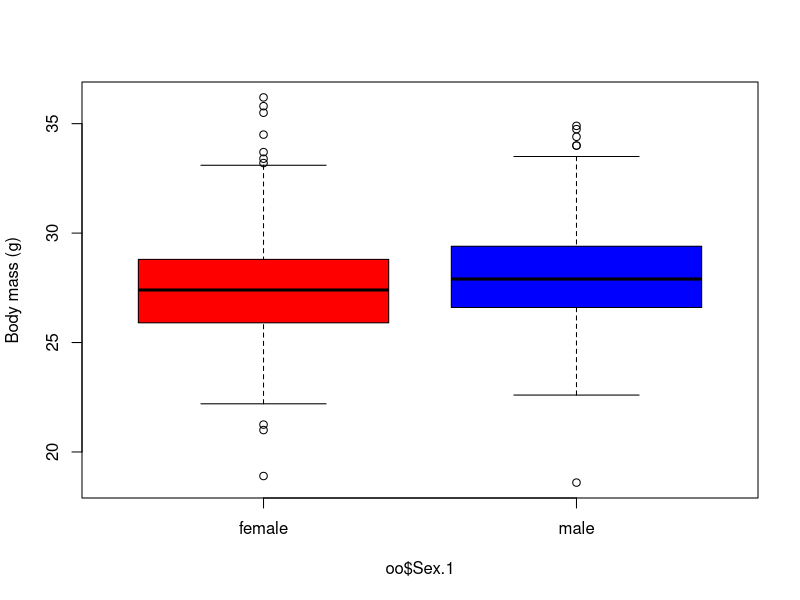
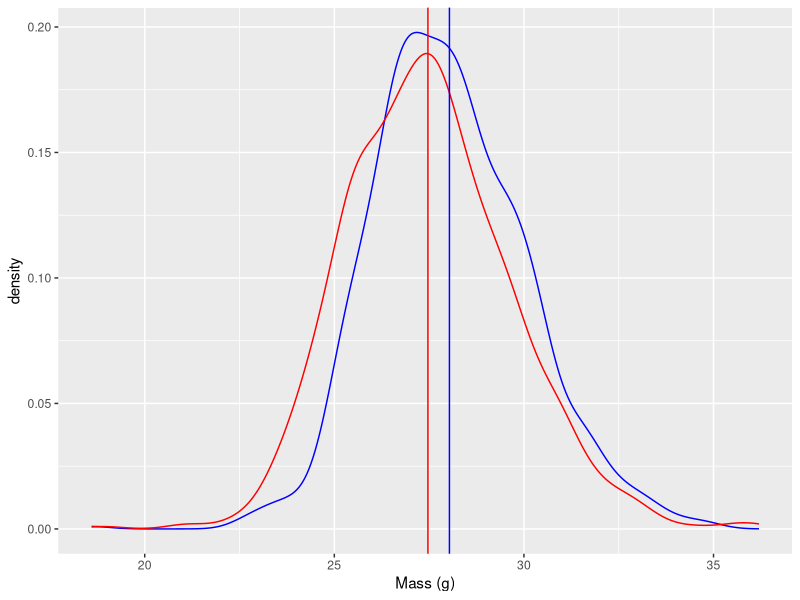
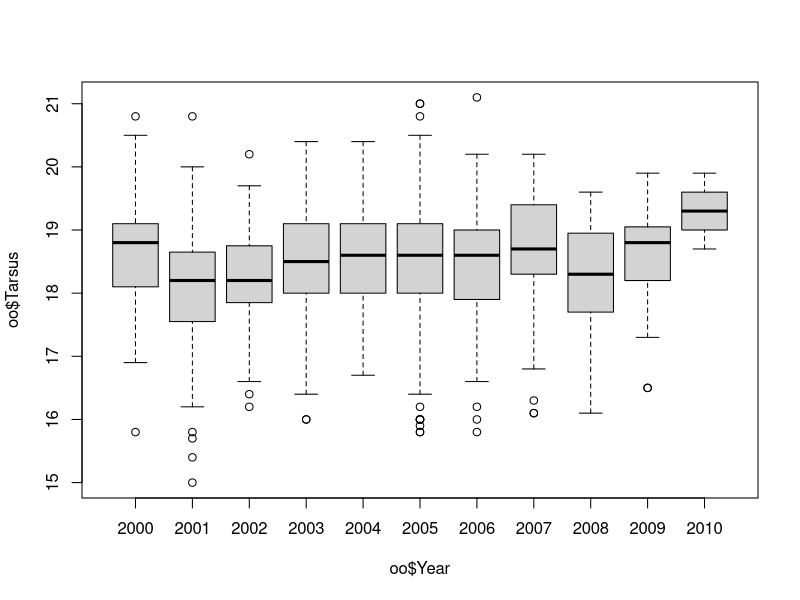
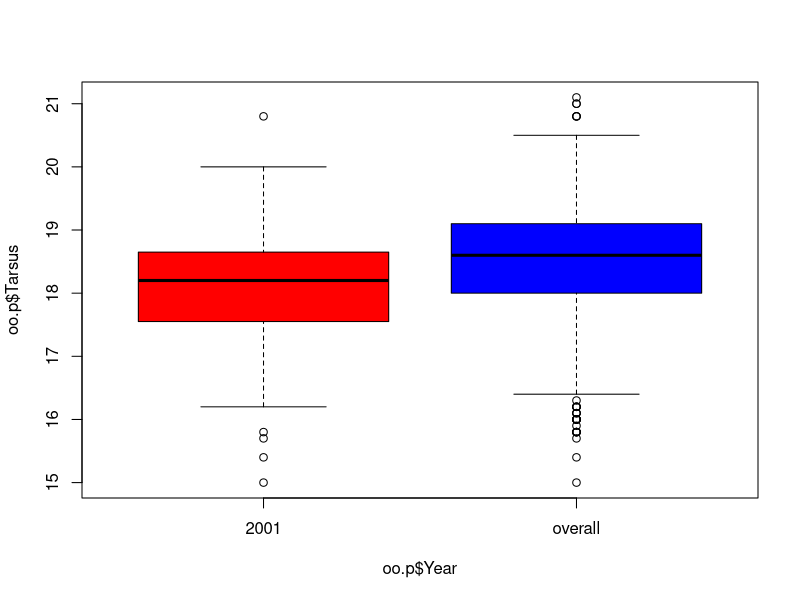

R code for these plots, in order:
#!/bin/env Rscript

# Author: PokMan Ho pok.ho19@imperial.ac.uk
# Script: StatsWithSparrows5.R
# Desc: minimal R function with two in-script tests
# Input: none -- run in R console line-by-line
# Output: R terminal output
# Arguments: 0
# Date: Oct 2019

oo<-read.table("../Data/SparrowSize.txt", sep = "\t", header = T)
o.0<-subset(oo, oo$Year==2001)
t.test(o.0$Tarsus,mu=mean(oo$Tarsus,na.rm = T),na.rm=T)
t.test(o.0$Tarsus~o.0$Sex.1,na.rm=T)
 
## HW
library(ggplot2)
boxplot(oo$Mass~oo$Sex.1, col=c("red","blue"), ylab = "Body mass (g)") ## always show description of data (i.e. plot) BEFORE doing any analyses
t.test(oo$Mass~oo$Sex.1)

ggplot()+xlab("Mass (g)")+
  geom_density(aes(x=na.omit(oo$Mass[which(oo$Sex.1=="male")])),colour="blue")+
  geom_density(aes(x=na.omit(oo$Mass[which(oo$Sex.1=="female")])),colour="red")+
  geom_vline(xintercept = mean(oo$Mass[which(oo$Sex.1=="male")],na.rm = T),colour="blue")+
  geom_vline(xintercept = mean(oo$Mass[which(oo$Sex.1=="female")],na.rm = T),colour="red")

d1<-as.data.frame(head(oo,50))
length(d1$Mass)
t.test(d1$Mass~d1$Sex.1)

t.test(o.0$Wing, mu=mean(oo$Wing,na.rm = T),na.rm=T)
t.test(o.0$Wing~o.0$Sex.1,na.rm=T)
t.test(o.0$Wing[which(o.0$Sex.1=="male")], mu=mean(oo$Wing[which(o.0$Sex.1=="male")],na.rm = T),na.rm=T)
t.test(o.0$Wing[which(o.0$Sex.1=="female")], mu=mean(oo$Wing[which(o.0$Sex.1=="female")],na.rm = T),na.rm=T)

boxplot(oo$Tarsus~oo$Year)
t.test(o.0$Tarsus, mu=mean(oo$Tarsus,na.rm = T),na.rm=T)
t.test(o.0$Tarsus~o.0$Sex.1,na.rm=T)
t.test(o.0$Tarsus[which(o.0$Sex.1=="male")], mu=mean(oo$Tarsus[which(o.0$Sex.1=="male")],na.rm = T),na.rm=T)
t.test(o.0$Tarsus[which(o.0$Sex.1=="female")], mu=mean(oo$Tarsus[which(o.0$Sex.1=="female")],na.rm = T),na.rm=T)

oo.p<-oo
oo.p$Year<-"overall"
oo.p<-rbind(oo.p,oo[which(oo$Year==2001),])
boxplot(oo.p$Tarsus~oo.p$Year,col=c("red","blue"))
t.test(oo.p$Tarsus~oo.p$Year, na.rm=T)

## t-test assumptions
## variance equal
## normally-distributed